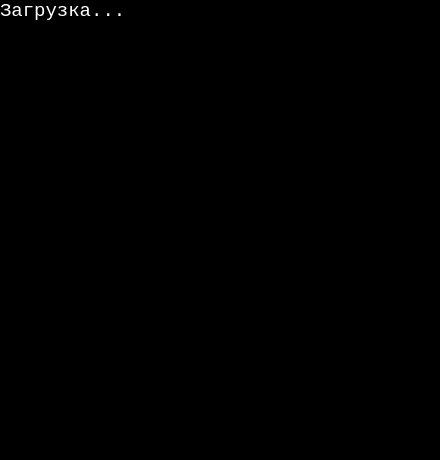
<?xml version="1.0" encoding="UTF-8"?>
<ui version="4.0">
 <class>WeatherWidget</class>
 <widget class="QWidget" name="WeatherWidget">
  <property name="geometry">
   <rect>
    <x>0</x>
    <y>0</y>
    <width>440</width>
    <height>460</height>
   </rect>
  </property>
  <property name="windowTitle">
   <string>Form</string>
  </property>
  <property name="styleSheet">
   <string notr="true">background-color: rgb(0, 0, 0);</string>
  </property>
  <widget class="QLabel" name="label">
   <property name="geometry">
    <rect>
     <x>0</x>
     <y>0</y>
     <width>440</width>
     <height>460</height>
    </rect>
   </property>
   <property name="font">
    <font>
     <family>Courier New</family>
     <pointsize>14</pointsize>
    </font>
   </property>
   <property name="styleSheet">
    <string notr="true">color: rgb(255, 255, 255);</string>
   </property>
   <property name="text">
    <string>Загрузка...</string>
   </property>
   <property name="textFormat">
    <enum>Qt::AutoText</enum>
   </property>
   <property name="alignment">
    <set>Qt::AlignLeading|Qt::AlignLeft|Qt::AlignTop</set>
   </property>
   <property name="wordWrap">
    <bool>false</bool>
   </property>
  </widget>
 </widget>
 <resources/>
 <connections/>
</ui>
